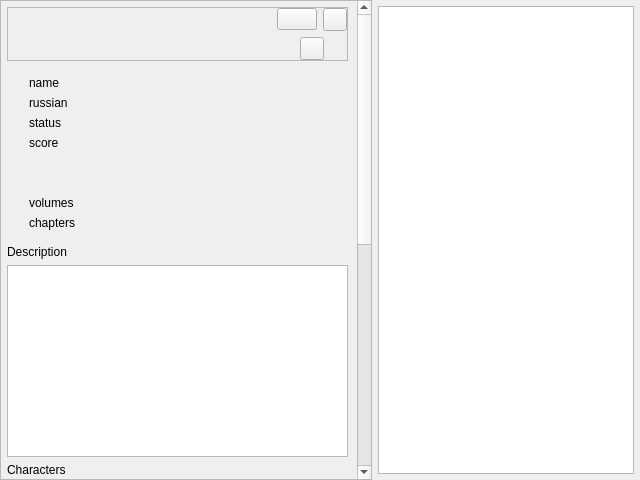
<?xml version="1.0" encoding="UTF-8"?>
<ui version="4.0">
 <class>InfoPage</class>
 <widget class="QWidget" name="InfoPage">
  <property name="geometry">
   <rect>
    <x>0</x>
    <y>0</y>
    <width>640</width>
    <height>480</height>
   </rect>
  </property>
  <property name="locale">
   <locale language="English" country="UnitedStates"/>
  </property>
  <layout class="QHBoxLayout" name="pageLayout">
   <property name="spacing">
    <number>0</number>
   </property>
   <property name="leftMargin">
    <number>0</number>
   </property>
   <property name="topMargin">
    <number>0</number>
   </property>
   <property name="rightMargin">
    <number>0</number>
   </property>
   <property name="bottomMargin">
    <number>0</number>
   </property>
   <item>
    <widget class="SingleDirectionScrollArea" name="scrollArea">
     <property name="widgetResizable">
      <bool>true</bool>
     </property>
     <widget class="QWidget" name="scrollAreaWidgetContents">
      <property name="geometry">
       <rect>
        <x>0</x>
        <y>0</y>
        <width>356</width>
        <height>984</height>
       </rect>
      </property>
      <property name="sizePolicy">
       <sizepolicy hsizetype="Ignored" vsizetype="Preferred">
        <horstretch>0</horstretch>
        <verstretch>0</verstretch>
       </sizepolicy>
      </property>
      <layout class="QVBoxLayout" name="scrollAreaVLayout">
       <property name="leftMargin">
        <number>6</number>
       </property>
       <property name="topMargin">
        <number>6</number>
       </property>
       <property name="rightMargin">
        <number>9</number>
       </property>
       <property name="bottomMargin">
        <number>6</number>
       </property>
       <item>
        <widget class="SimpleCardWidget" name="headerWidget">
         <property name="frameShape">
          <enum>QFrame::Shape::StyledPanel</enum>
         </property>
         <property name="frameShadow">
          <enum>QFrame::Shadow::Raised</enum>
         </property>
         <layout class="QHBoxLayout" name="headerHLayout">
          <property name="leftMargin">
           <number>0</number>
          </property>
          <property name="topMargin">
           <number>0</number>
          </property>
          <property name="rightMargin">
           <number>0</number>
          </property>
          <property name="bottomMargin">
           <number>0</number>
          </property>
          <item>
           <spacer name="headerHSpacer">
            <property name="orientation">
             <enum>Qt::Orientation::Horizontal</enum>
            </property>
            <property name="sizeHint" stdset="0">
             <size>
              <width>107</width>
              <height>20</height>
             </size>
            </property>
           </spacer>
          </item>
          <item>
           <layout class="QVBoxLayout" name="headerContentVLayout">
            <item>
             <widget class="SimpleCardWidget" name="libraryWidget">
              <layout class="QHBoxLayout" name="horizontalLayout">
               <property name="leftMargin">
                <number>0</number>
               </property>
               <property name="topMargin">
                <number>0</number>
               </property>
               <property name="rightMargin">
                <number>0</number>
               </property>
               <property name="bottomMargin">
                <number>0</number>
               </property>
               <item>
                <widget class="ComboBox" name="libraryListComboBox"/>
               </item>
               <item>
                <widget class="ToolButton" name="addButton">
                 <property name="checkable">
                  <bool>true</bool>
                 </property>
                </widget>
               </item>
              </layout>
             </widget>
            </item>
            <item>
             <widget class="SimpleCardWidget" name="shikimoriWidget">
              <layout class="QHBoxLayout" name="horizontalLayout_2">
               <property name="leftMargin">
                <number>0</number>
               </property>
               <property name="topMargin">
                <number>0</number>
               </property>
               <property name="rightMargin">
                <number>0</number>
               </property>
               <property name="bottomMargin">
                <number>0</number>
               </property>
               <item>
                <widget class="ToolButton" name="shikimoriButton"/>
               </item>
              </layout>
             </widget>
            </item>
           </layout>
          </item>
         </layout>
        </widget>
       </item>
       <item>
        <widget class="QWidget" name="infoWidget" native="true">
         <layout class="QHBoxLayout" name="infoHLayout">
          <property name="leftMargin">
           <number>0</number>
          </property>
          <property name="topMargin">
           <number>0</number>
          </property>
          <property name="rightMargin">
           <number>0</number>
          </property>
          <property name="bottomMargin">
           <number>0</number>
          </property>
          <item>
           <widget class="SimpleCardWidget" name="previewWidget">
            <layout class="QVBoxLayout" name="previewLayout">
             <property name="leftMargin">
              <number>0</number>
             </property>
             <property name="topMargin">
              <number>0</number>
             </property>
             <property name="rightMargin">
              <number>0</number>
             </property>
             <property name="bottomMargin">
              <number>0</number>
             </property>
             <item>
              <widget class="ImageLabel" name="imageLabel"/>
             </item>
            </layout>
           </widget>
          </item>
          <item>
           <widget class="SimpleCardWidget" name="titleWidget">
            <property name="sizePolicy">
             <sizepolicy hsizetype="Expanding" vsizetype="Preferred">
              <horstretch>0</horstretch>
              <verstretch>0</verstretch>
             </sizepolicy>
            </property>
            <layout class="QVBoxLayout" name="verticalLayout_8">
             <item>
              <widget class="BodyLabel" name="name_label">
               <property name="text">
                <string>name</string>
               </property>
               <property name="wordWrap">
                <bool>true</bool>
               </property>
              </widget>
             </item>
             <item>
              <widget class="BodyLabel" name="russian_label">
               <property name="text">
                <string>russian</string>
               </property>
              </widget>
             </item>
             <item>
              <widget class="BodyLabel" name="status_label">
               <property name="text">
                <string>status</string>
               </property>
              </widget>
             </item>
             <item>
              <widget class="BodyLabel" name="catalog_score_label">
               <property name="text">
                <string>score</string>
               </property>
              </widget>
             </item>
             <item>
              <spacer name="verticalSpacer_2">
               <property name="orientation">
                <enum>Qt::Orientation::Vertical</enum>
               </property>
               <property name="sizeHint" stdset="0">
                <size>
                 <width>20</width>
                 <height>40</height>
                </size>
               </property>
              </spacer>
             </item>
             <item>
              <widget class="BodyLabel" name="volumes_label">
               <property name="text">
                <string>volumes</string>
               </property>
              </widget>
             </item>
             <item>
              <widget class="BodyLabel" name="chapters_label">
               <property name="text">
                <string>chapters</string>
               </property>
              </widget>
             </item>
            </layout>
           </widget>
          </item>
         </layout>
        </widget>
       </item>
       <item>
        <layout class="QVBoxLayout" name="verticalLayout_9">
         <item>
          <widget class="SimpleCardWidget" name="descriptionCard">
           <layout class="QVBoxLayout" name="descriptionVLayout">
            <property name="leftMargin">
             <number>0</number>
            </property>
            <property name="topMargin">
             <number>0</number>
            </property>
            <property name="rightMargin">
             <number>0</number>
            </property>
            <property name="bottomMargin">
             <number>0</number>
            </property>
            <item>
             <layout class="QHBoxLayout" name="descriptionHeaderHLayout">
              <item>
               <widget class="BodyLabel" name="descriptionLabel">
                <property name="text">
                 <string>Description</string>
                </property>
               </widget>
              </item>
             </layout>
            </item>
            <item>
             <widget class="TextBrowser" name="descriptionText">
              <property name="horizontalScrollBarPolicy">
               <enum>Qt::ScrollBarPolicy::ScrollBarAlwaysOff</enum>
              </property>
              <property name="readOnly">
               <bool>true</bool>
              </property>
             </widget>
            </item>
           </layout>
          </widget>
         </item>
         <item>
          <widget class="CardWidget" name="charactersWidget">
           <layout class="QVBoxLayout" name="charactersVLayout">
            <property name="leftMargin">
             <number>0</number>
            </property>
            <property name="topMargin">
             <number>0</number>
            </property>
            <property name="rightMargin">
             <number>0</number>
            </property>
            <property name="bottomMargin">
             <number>0</number>
            </property>
            <item>
             <layout class="QHBoxLayout" name="charactersHeaderHLayout">
              <item>
               <widget class="BodyLabel" name="charactersLabel">
                <property name="text">
                 <string>Characters</string>
                </property>
               </widget>
              </item>
             </layout>
            </item>
            <item>
             <widget class="ListWidget" name="charactersList">
              <property name="sizePolicy">
               <sizepolicy hsizetype="Expanding" vsizetype="Preferred">
                <horstretch>0</horstretch>
                <verstretch>0</verstretch>
               </sizepolicy>
              </property>
              <property name="horizontalScrollBarPolicy">
               <enum>Qt::ScrollBarPolicy::ScrollBarAlwaysOff</enum>
              </property>
              <property name="wordWrap">
               <bool>true</bool>
              </property>
             </widget>
            </item>
           </layout>
          </widget>
         </item>
         <item>
          <widget class="CardWidget" name="relatedWidget">
           <layout class="QVBoxLayout" name="relatedVLayout">
            <property name="leftMargin">
             <number>0</number>
            </property>
            <property name="topMargin">
             <number>0</number>
            </property>
            <property name="rightMargin">
             <number>0</number>
            </property>
            <property name="bottomMargin">
             <number>0</number>
            </property>
            <item>
             <layout class="QHBoxLayout" name="relatedHeaderHLayout">
              <item>
               <widget class="BodyLabel" name="relatedLabel">
                <property name="text">
                 <string>Related</string>
                </property>
               </widget>
              </item>
             </layout>
            </item>
            <item>
             <widget class="ListWidget" name="relatedList">
              <property name="sizePolicy">
               <sizepolicy hsizetype="Expanding" vsizetype="Preferred">
                <horstretch>0</horstretch>
                <verstretch>0</verstretch>
               </sizepolicy>
              </property>
              <property name="horizontalScrollBarPolicy">
               <enum>Qt::ScrollBarPolicy::ScrollBarAlwaysOff</enum>
              </property>
              <property name="wordWrap">
               <bool>true</bool>
              </property>
             </widget>
            </item>
           </layout>
          </widget>
         </item>
        </layout>
       </item>
       <item>
        <spacer name="verticalSpacer">
         <property name="orientation">
          <enum>Qt::Orientation::Vertical</enum>
         </property>
         <property name="sizeHint" stdset="0">
          <size>
           <width>20</width>
           <height>40</height>
          </size>
         </property>
        </spacer>
       </item>
      </layout>
     </widget>
    </widget>
   </item>
   <item>
    <widget class="QWidget" name="itemsWidget" native="true">
     <layout class="QVBoxLayout" name="itemsWidgetVLayout">
      <property name="leftMargin">
       <number>6</number>
      </property>
      <property name="topMargin">
       <number>6</number>
      </property>
      <property name="rightMargin">
       <number>6</number>
      </property>
      <property name="bottomMargin">
       <number>6</number>
      </property>
      <item>
       <widget class="CardWidget" name="itemsCard">
        <layout class="QVBoxLayout" name="itemsCardVLayout">
         <property name="leftMargin">
          <number>0</number>
         </property>
         <property name="topMargin">
          <number>0</number>
         </property>
         <property name="rightMargin">
          <number>0</number>
         </property>
         <property name="bottomMargin">
          <number>0</number>
         </property>
         <item>
          <widget class="TreeWidget" name="itemsTree">
           <property name="sizePolicy">
            <sizepolicy hsizetype="Preferred" vsizetype="Expanding">
             <horstretch>0</horstretch>
             <verstretch>0</verstretch>
            </sizepolicy>
           </property>
           <property name="contextMenuPolicy">
            <enum>Qt::ContextMenuPolicy::CustomContextMenu</enum>
           </property>
           <property name="horizontalScrollBarPolicy">
            <enum>Qt::ScrollBarPolicy::ScrollBarAlwaysOff</enum>
           </property>
           <property name="wordWrap">
            <bool>true</bool>
           </property>
           <attribute name="headerVisible">
            <bool>false</bool>
           </attribute>
           <column>
            <property name="text">
             <string notr="true">1</string>
            </property>
           </column>
          </widget>
         </item>
        </layout>
       </widget>
      </item>
     </layout>
    </widget>
   </item>
  </layout>
 </widget>
 <customwidgets>
  <customwidget>
   <class>ComboBox</class>
   <extends>QPushButton</extends>
   <header>qfluentwidgets</header>
  </customwidget>
  <customwidget>
   <class>ToolButton</class>
   <extends>QToolButton</extends>
   <header>qfluentwidgets</header>
  </customwidget>
  <customwidget>
   <class>CardWidget</class>
   <extends>QFrame</extends>
   <header>qfluentwidgets</header>
   <container>1</container>
  </customwidget>
  <customwidget>
   <class>SimpleCardWidget</class>
   <extends>QFrame</extends>
   <header>qfluentwidgets</header>
   <container>1</container>
  </customwidget>
  <customwidget>
   <class>BodyLabel</class>
   <extends>QLabel</extends>
   <header>qfluentwidgets</header>
  </customwidget>
  <customwidget>
   <class>TextBrowser</class>
   <extends>QTextBrowser</extends>
   <header>qfluentwidgets</header>
  </customwidget>
  <customwidget>
   <class>ListWidget</class>
   <extends>QListWidget</extends>
   <header>qfluentwidgets</header>
  </customwidget>
  <customwidget>
   <class>TreeWidget</class>
   <extends>QTreeWidget</extends>
   <header>qfluentwidgets</header>
  </customwidget>
  <customwidget>
   <class>ImageLabel</class>
   <extends>QLabel</extends>
   <header>qfluentwidgets</header>
  </customwidget>
  <customwidget>
   <class>SingleDirectionScrollArea</class>
   <extends>QScrollArea</extends>
   <header>qfluentwidgets</header>
   <container>1</container>
  </customwidget>
 </customwidgets>
 <resources/>
 <connections/>
</ui>
